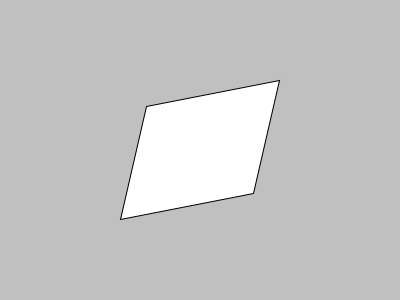
Frame 1 (no input)
Frame 60 (the mouse pressed at the canvas centre just before this capture): identical to frame 1, image omitted
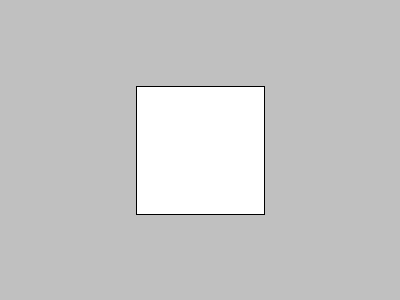
Frame 120 (the mouse held since frame 60 and released just before this capture)

The Processing sketch that drew these frames (run headless with seeded random() and noise(); from frame 60 on, the mouse is pressed at the canvas centre):

// Processing sketch: processing_49848
// ── processing_49848.pde

float[] stress;
float[] strain;
float[][] relation;
float Young = 64/0.05;// pixels/elongation
float Poisson = 0.3;
float blockWidth = 64;
void setup(){
  size(400,300);
  stress = new float[3];
  strain = new float[3];
  relation = new float[3][3];
  relation[0][0] = 1/Young;
  relation[0][1] = -Poisson/Young;
  relation[0][2] = 0;
  relation[1][0] = -Poisson/Young;
  relation[1][1] = 1/Young;
  relation[1][2] = 0;
  relation[2][0] = 0;
  relation[2][1] = 0;
  relation[2][2] = 2*(1+Poisson)/Young;
}
void draw(){
  background(128+64);
  translate(width/2,height/2);
  if(mousePressed){
    stress[0] = mouseX-width/2;
    stress[1] = 0;
    stress[2] = 0;
  }else{
    stress[0] = 0;
    stress[1] = mouseY-height/2;
    stress[2] = mouseX-width/2;
  }
  strain = multM(relation,stress);
  float[][] strainM = new float[3][3];
  strainM[0][0] = strain[0]+1;
  strainM[1][1] = strain[1]+1;
  strainM[2][2] = 1;
  strainM[1][0] = strain[2]/2;
  strainM[0][1] = strain[2]/2;
  beginShape();
  float[] vert = {blockWidth,blockWidth,0};
  float[] vert2 = new float[2];
  vert2 = multM(strainM,vert);
  vertex(vert2[0],vert2[1]);
  vert[0] *= -1;
  vert2 = multM(strainM,vert);
  vertex(vert2[0],vert2[1]);
  vert[1] *= -1;
  vert2 = multM(strainM,vert);
  vertex(vert2[0],vert2[1]);
  vert[0] *= -1;
  vert2 = multM(strainM,vert);
  vertex(vert2[0],vert2[1]);
  endShape(CLOSE);
}
float[] multM(float[][] a,float[] b){
  float[] val = new float[3];
  for(int i=0;i<3;i++){
    val[i] = 0;
    for(int j=0;j<3;j++){
      val[i] += a[i][j]*b[j];
    }
  }
  return val;
}
